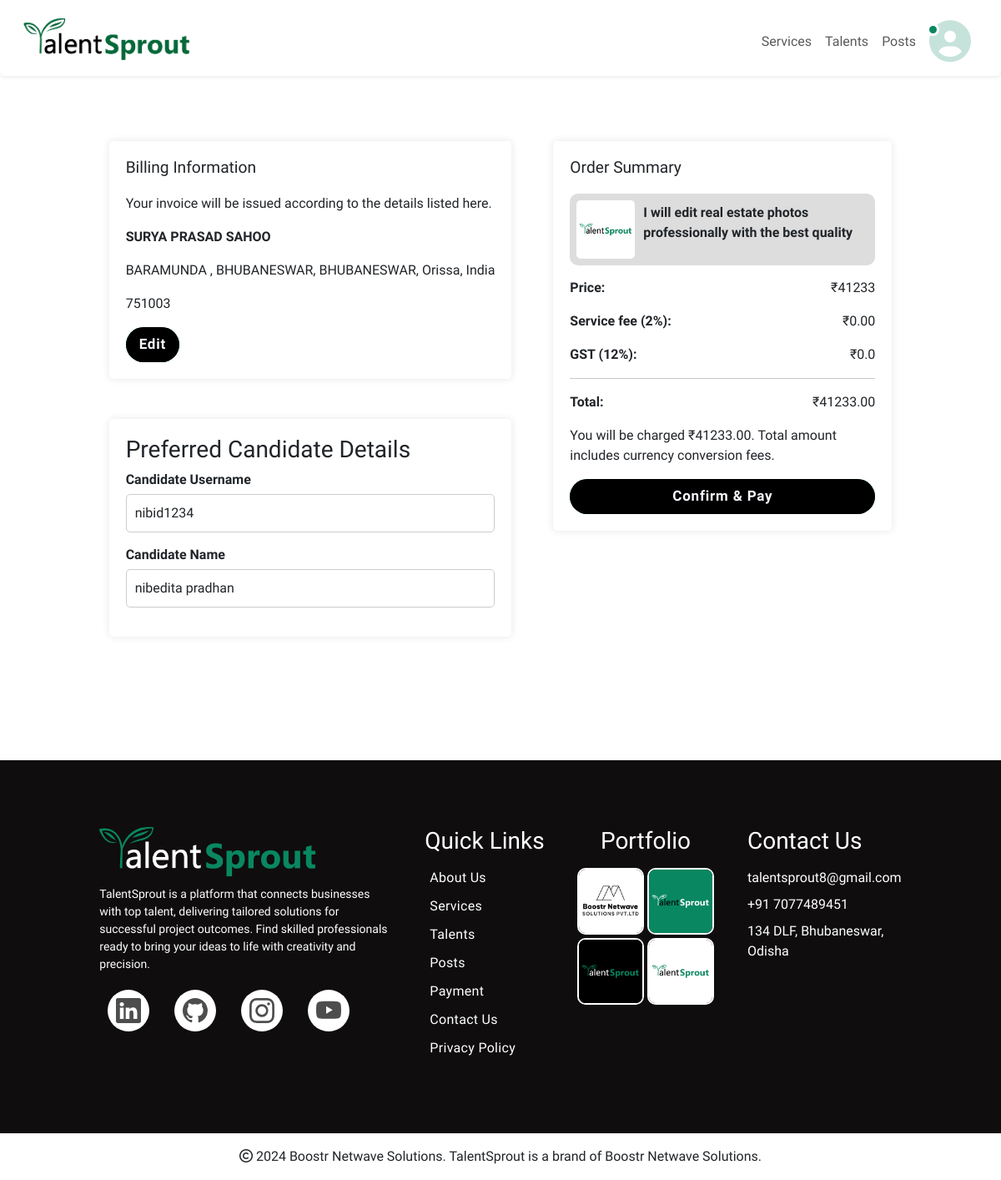
Page /payment/payment/1/ (signed in) on the committed database.
### signUp/models.py (models this page shows, shortened)
class CustomUser(AbstractUser):
    CANDIDATE = 'candidate'
    RECRUITER = 'recruiter'
    ADMIN = 'admin'
    ROLE_CHOICES = (
        (CANDIDATE, 'Candidate'),
        (RECRUITER, 'Recruiter'),
        (ADMIN, 'Admin'),
    )
    role = models.CharField(max_length=10, choices=ROLE_CHOICES, default=CANDIDATE)
    phone = models.CharField(max_length=15, null=True, unique=True)
    professional_id = models.CharField(max_length=30, blank=True, null=True)
    email = models.EmailField(unique=True)
    email_verified = models.BooleanField(default=False)
    last_activity = models.DateTimeField(null=True, blank=True)  # New field for tracking last activity
    USERNAME_FIELD = 'username'
    REQUIRED_FIELDS = ['email', 'phone']
    groups = models.ManyToManyField(
        'auth.Group',
        related_name='customuser_set',
        blank=True,
        help_text='The groups this user belongs to. A user will get all permissions granted to each of their groups.',
        verbose_name='groups',
    )
    user_permissions = models.ManyToManyField(
        'auth.Permission',
        related_name='customuser_permissions_set',
        blank=True,
        help_text='Specific permissions for this user.',
        verbose_name='user permissions',
    )
    def update_last_activity(self):
        self.last_activity = timezone.now()
        self.save(update_fields=['last_activity'])
    def is_online(self):
        if not self.last_activity:
            return False
        now = timezone.now()
        return now - self.last_activity < datetime.timedelta(minutes=5)

### payment/models.py (models this page shows, shortened)
class Profile(models.Model):
    user = models.OneToOneField(User, on_delete=models.CASCADE)
    full_name = models.CharField(max_length=100)
    company_name = models.CharField(max_length=100, blank=True, null=True)
    country = models.CharField(max_length=50)
    state = models.CharField(max_length=50)
    address = models.CharField(max_length=255)
    city = models.CharField(max_length=50)
    postal_code = models.CharField(max_length=20)
    is_indian_citizen = models.BooleanField()
    receive_invoices_via_email = models.BooleanField(default=False)
    preferred_candidate_name = models.CharField(max_length=255, blank=True, null=True)
    preferred_candidate_username = models.CharField(max_length=255, blank=True, null=True)

class Subscription(models.Model):
    name = models.CharField(max_length=100)
    price = models.DecimalField(max_digits=10, decimal_places=0)
    description = models.TextField()
    short_content = models.TextField(blank=True, null=True)
    features = models.TextField()

### payment/views.py (the view)
# urls.py: path('payment/<int:subscription_id>/', views.payment_page, name='payment_page'),
@login_required
def payment_page(request, subscription_id):
    subscription = get_object_or_404(Subscription, id=subscription_id)
    subscription_price = Decimal(subscription.price)
    service_fee = subscription_price * Decimal('0.00')
    gst = subscription_price * Decimal('0.0')
    total_amount = subscription_price + service_fee + gst
    profile_image_url = None
    if request.user.is_authenticated:
        try:
            user_profile = UserProfile.objects.get(user=request.user)
            profile_image_url = user_profile.profile_image.url if user_profile.profile_image else None
        except UserProfile.DoesNotExist:
            profile_image_url = None
    razorpay_order = razorpay_client.order.create({
        'amount': int(total_amount * 100),  # Convert to paise
        'currency': 'INR',
        'payment_capture': '1'
    })
    razorpay_order_id = razorpay_order['id']
    callback_url = request.build_absolute_uri(reverse('payment_callback'))
    return render(request, 'payment/payment_page.html', {
        'subscription': subscription,
        'service_fee': service_fee,
        'gst': gst,
        'total_amount': total_amount,
        'razorpay_order_id': razorpay_order_id,
        'razorpay_key_id': settings.RAZORPAY_KEY_ID,
        'callback_url': callback_url ,
        'profile_image_url':profile_image_url,
    })

### payment/templates/payment/payment_page.html (shortened to what this page needs)
{% extends "main/Layout.html" %}
{% load static %}
{% block content %}
<div class="container d-flex payment_container">
    <div class="d-flex flex-column">
        <div class="billing-info mb-5">
            <h3>Billing Information</h3>
            <p>Your invoice will be issued according to the details listed here.</p>
            <p><strong>{{ request.user.profile.full_name }}</strong></p>
            <p>{{ request.user.profile.address }}, {{ request.user.profile.city }}, {{ request.user.profile.state }}, {{ request.user.profile.country }}</p>
            <p>{{ request.user.profile.postal_code }}</p>
            <a href="{% url 'edit_billing_info' subscription.id %}"><button class="px-3"><span>Edit</span></button></a>
        </div>
        <div class="preferred-candidate mb-5">
            <h3>Preferred Candidate Details</h3>
            <form id="candidate-form">
                <div class="form-group">
                    <label for="candidate_username">Candidate Username</label>
                    <input type="text" id="candidate_username" name="candidate_username" value="{{ request.user.profile.preferred_candidate_username }}" class="form-control" required>
                </div>
                <div class="form-group">
                    <label for="candidate_name">Candidate Name</label>
                    <input type="text" id="candidate_name" name="candidate_name" value="{{ request.user.profile.preferred_candidate_name }}" class="form-control" required>
                </div>
            </form>
        </div>
    </div>
    <div class="order-summary" style="margin-left: 50px;">
        <h3>Order Summary</h3>
        <div class="d-flex align-items-center p-2 pay_image">
            <img src="{% static 'assets/LOGOWHITE.png' %}" alt="Service Image">
            <span><p><strong>I will edit real estate photos professionally with the best quality</strong></p></span>
        </div>
        <p class="d-flex justify-content-between"><strong>Price:</strong> ₹{{ subscription.price }}</p>
        <p class="d-flex justify-content-between"><strong>Service fee (2%):</strong> ₹{{ service_fee }}</p>
        <p class="d-flex justify-content-between"><strong>GST (12%):</strong> ₹{{ gst }}</p>
        <hr>
        <p class="d-flex justify-content-between"><strong>Total:</strong> ₹{{ total_amount }}</p>
        <p>You will be charged ₹{{ total_amount }}. Total amount includes currency conversion fees.</p>
        <button type="button" id="rzp-button" class="px-3"><span>Confirm & Pay</span></button>
    </div>
</div>
{% endblock %}

### static/css/button.css (style rules this page uses)
button { outline: none; cursor: pointer; border: none; padding: 0.5rem; margin: 0; font-family: inherit; font-size: inherit; position: relative; display: inline-block; letter-spacing: 0.05rem; font-weight: 700; font-size: 17px; border-radius: 500px; overflow: hidden; background: #098761; color: ghostwhite; }
button span { position: relative; z-index: 10; transition: color 0.4s; }
button::before, button::after { position: absolute; top: 0; left: 0; width: 100%; height: 100%; z-index: 0; }
button::before { content: ""; background: #000000; width: 120%; left: -10%; transform: skew(30deg); transition: transform 0.4s cubic-bezier(0.3, 1, 0.8, 1); }

### static/css/inputfield.css (style rules this page uses)
.input:focus, input:valid { outline: none; border: 1.5px solid #098761; }

### static/css/Layout.css (style rules this page uses)
body { font-family: 'Urbanist', sans-serif; }
p { font-family: 'Urbanist', sans-serif; font-weight: 400; }

### payment/templates/payment/payment_page.html (style rules this page uses)
.payment_container { margin: 50px auto; max-width: 1200px; padding: 20px; justify-content: center; }
.billing-info, .order-summary, .preferred-candidate { width: 100%; height: 100%; padding: 20px; background: #fff; border-radius: 5px; box-shadow: 0 0 10px rgba(0, 0, 0, 0.1); }
.order-summary { width: 35%; }
.billing-info h3, .order-summary h3 { margin-bottom: 20px; font-size: 1.2rem; }
.form-group { margin-bottom: 15px; }
.form-group label { display: block; margin-bottom: 5px; font-weight: bold; }
.form-group input { padding: 10px; border: 1px solid #ccc; border-radius: 5px; margin-bottom: 5px; margin-right: 5px; }
.order-summary img { width: 20%; height: auto; border-radius: 5px; margin-right: 10px; }
.order-summary button { width: 100%; }
.pay_image { background: #ddd; border-radius: 10px; margin-bottom: 15px; }

### rows in the picture
CustomUser: user.profile.full_name "SURYA PRASAD SAHOO", user.profile.address "BARAMUNDA , BHUBANESWAR", user.profile.city "BHUBANESWAR", user.profile.state "Orissa", user.profile.country "India", user.profile.postal_code "751003", candidate_username "nibid1234", candidate_name "nibedita pradhan"
Subscription: price "41233"

### other values in the picture
{{ service_fee }} "0.00"
{{ gst }} "0.0"
{{ total_amount }} "41233.00"
